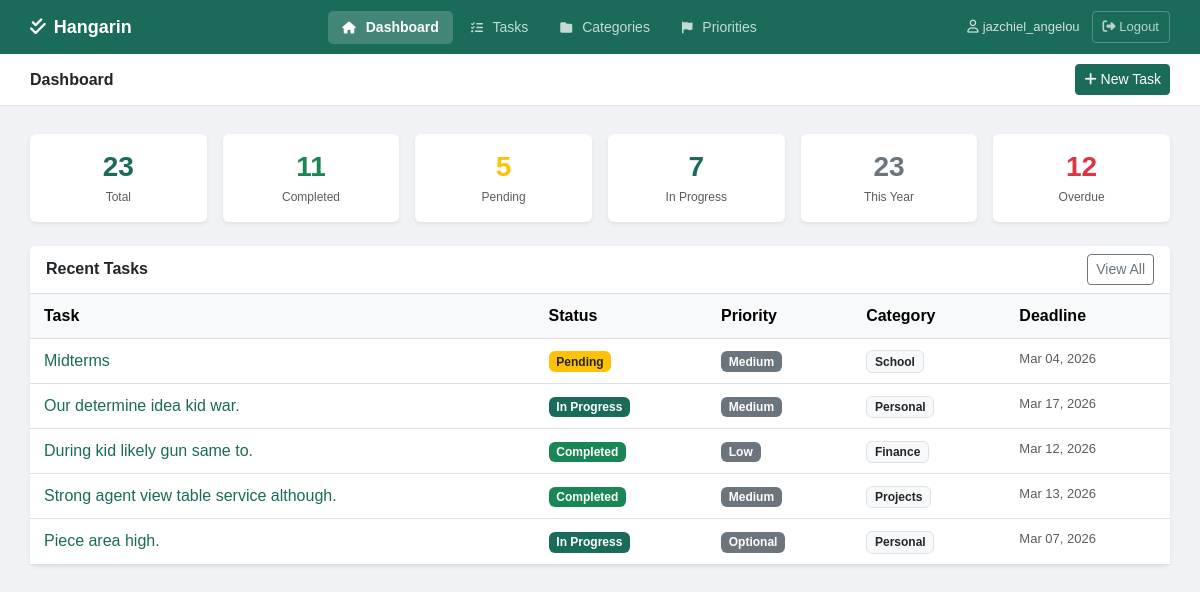
Screenshot of / (signed in) with the database file from the repository.
### tasks/models.py (models this page shows, shortened)
class BaseModel(models.Model):
    created_at = models.DateTimeField(auto_now_add=True)
    updated_at = models.DateTimeField(auto_now=True)
    class Meta:
        abstract = True

class Task(BaseModel):
    STATUS_CHOICES = [
        ("Pending", "Pending"),
        ("In Progress", "In Progress"),
        ("Completed", "Completed"),
    ]
    title = models.CharField(max_length=255)
    description = models.TextField(blank=True, null=True)
    deadline = models.DateTimeField(blank=True, null=True)
    status = models.CharField(
        max_length=50,
        choices=STATUS_CHOICES,
        default="Pending"
    )
    category = models.ForeignKey(Category, on_delete=models.SET_NULL, null=True, blank=True)
    priority = models.ForeignKey(Priority, on_delete=models.SET_NULL, null=True, blank=True)
    user = models.ForeignKey(User, on_delete=models.CASCADE, null=True, blank=True)
    class Meta:
        verbose_name = "Task"
        verbose_name_plural = "Tasks"

class Priority(BaseModel):
    name = models.CharField(max_length=100)
    class Meta:
        verbose_name = "Priority"
        verbose_name_plural = "Priorities"

class Category(BaseModel):
    name = models.CharField(max_length=100)
    class Meta:
        verbose_name = "Category"
        verbose_name_plural = "Categories"

### tasks/views.py (the view)
# urls.py: path('', views.dashboard, name='dashboard'),
@login_required
def dashboard(request):
    user_tasks = Task.objects.all() if request.user.is_superuser else Task.objects.filter(user=request.user)
    total_tasks = user_tasks.count()
    completed_tasks = user_tasks.filter(status='Completed').count()
    pending_tasks = user_tasks.filter(status='Pending').count()
    in_progress_tasks = user_tasks.filter(status='In Progress').count()
    current_year = timezone.now().year
    tasks_this_year = user_tasks.filter(created_at__year=current_year).count()
    recent_tasks = user_tasks.order_by('-created_at')[:5]
    overdue_tasks = user_tasks.filter(
        deadline__lt=timezone.now()
    ).exclude(status='Completed').count()
    context = {
        'total_tasks': total_tasks,
        'completed_tasks': completed_tasks,
        'pending_tasks': pending_tasks,
        'in_progress_tasks': in_progress_tasks,
        'tasks_this_year': tasks_this_year,
        'recent_tasks': recent_tasks,
        'overdue_tasks': overdue_tasks,
        'active_page': 'dashboard',
    }
    return render(request, 'tasks/dashboard.html', context)

### templates/tasks/dashboard.html (shortened to what this page needs)
{% extends 'tasks/base.html' %}
{% block page_title %}Dashboard{% endblock %}
{% block topbar_actions %}
<a href="{% url 'task_create' %}" class="btn btn-primary btn-sm">
    <i class="fa-solid fa-plus"></i> New Task
</a>
{% endblock %}
{% block content %}
<div class="row g-3 mb-4">
    <div class="col-6 col-md-4 col-lg-2">
        <div class="card text-center h-100 border-0 shadow-sm">
            <div class="card-body py-3">
                <h3 class="fw-bold mb-1" style="color:#1a6b5a;">{{ total_tasks }}</h3>
                <p class="text-muted mb-0" style="font-size:12px;">Total</p>
            </div>
        </div>
    </div>
    <div class="col-6 col-md-4 col-lg-2">
        <div class="card text-center h-100 border-0 shadow-sm">
            <div class="card-body py-3">
                <h3 class="fw-bold mb-1 text-success">{{ completed_tasks }}</h3>
                <p class="text-muted mb-0" style="font-size:12px;">Completed</p>
            </div>
        </div>
    </div>
    <div class="col-6 col-md-4 col-lg-2">
        <div class="card text-center h-100 border-0 shadow-sm">
            <div class="card-body py-3">
                <h3 class="fw-bold mb-1 text-warning">{{ pending_tasks }}</h3>
                <p class="text-muted mb-0" style="font-size:12px;">Pending</p>
            </div>
        </div>
    </div>
    <div class="col-6 col-md-4 col-lg-2">
        <div class="card text-center h-100 border-0 shadow-sm">
            <div class="card-body py-3">
                <h3 class="fw-bold mb-1" style="color:#1a6b5a;">{{ in_progress_tasks }}</h3>
                <p class="text-muted mb-0" style="font-size:12px;">In Progress</p>
            </div>
        </div>
    </div>
    <div class="col-6 col-md-4 col-lg-2">
        <div class="card text-center h-100 border-0 shadow-sm">
            <div class="card-body py-3">
                <h3 class="fw-bold mb-1 text-secondary">{{ tasks_this_year }}</h3>
                <p class="text-muted mb-0" style="font-size:12px;">This Year</p>
            </div>
        </div>
    </div>
    <div class="col-6 col-md-4 col-lg-2">
        <div class="card text-center h-100 border-0 shadow-sm">
            <div class="card-body py-3">
                <h3 class="fw-bold mb-1 text-danger">{{ overdue_tasks }}</h3>
                <p class="text-muted mb-0" style="font-size:12px;">Overdue</p>
            </div>
        </div>
    </div>
</div>
<div class="card border-0 shadow-sm">
    <div class="card-header bg-white d-flex justify-content-between align-items-center border-bottom">
        <span class="fw-semibold">Recent Tasks</span>
        <a href="{% url 'task_list' %}" class="btn btn-outline-secondary btn-sm">View All</a>
    </div>
    <div class="card-body p-0">
        {% if recent_tasks %}
        <div class="table-responsive">
            <table class="table table-hover mb-0">
                <thead class="table-light">
                    <tr>
                        <th>Task</th>
                        <th>Status</th>
                        <th>Priority</th>
                        <th>Category</th>
                        <th>Deadline</th>
                    </tr>
                </thead>
                <tbody>
                    {% for task in recent_tasks %}
                    <tr>
                        <td>
                            <a href="{% url 'task_detail' task.pk %}" class="text-decoration-none fw-medium" style="color:#1a6b5a;">{{ task.title }}</a>
                        </td>
                        <td>
                            {% if task.status == 'Completed' %}<span class="badge bg-success">Completed</span>
                            {% elif task.status == 'In Progress' %}<span class="badge" style="background-color:#1a6b5a;">In Progress</span>
                            {% else %}<span class="badge bg-warning text-dark">Pending</span>{% endif %}
                        </td>
                        <td>
                            {% if task.priority %}<span class="badge bg-secondary">{{ task.priority.name }}</span>
                            {% else %}<span class="text-muted">—</span>{% endif %}
                        </td>
                        <td>
                            {% if task.category %}<span class="badge bg-light text-dark border">{{ task.category.name }}</span>
                            {% else %}<span class="text-muted">—</span>{% endif %}
                        </td>
                        <td class="text-muted" style="font-size:13px;">
                            {% if task.deadline %}{{ task.deadline|date:"M d, Y" }}{% else %}—{% endif %}
                        </td>
                    </tr>
                    {% endfor %}
                </tbody>
            </table>
        </div>
        {% else %}
        <div class="text-center py-5 text-muted">
            <i class="fa-solid fa-inbox fa-2x mb-3 d-block opacity-25"></i>
            <p>No tasks yet. <a href="{% url 'task_create' %}" style="color:#1a6b5a;">Create one!</a></p>
        </div>
        {% endif %}
    </div>
</div>
{% endblock %}

### templates/tasks/base.html (shortened to what this page needs)
<!DOCTYPE html>
<html lang="en">
<head>
    <link href="https://cdn.jsdelivr.net/npm/bootstrap@5.3.0/dist/css/bootstrap.min.css" rel="stylesheet">
    <link rel="stylesheet" href="https://cdnjs.cloudflare.com/ajax/libs/font-awesome/6.5.0/css/all.min.css">
</head>
<body>
<div class="top-navbar">
    <a href="{% url 'dashboard' %}" class="brand">
        <i class="fa-solid fa-check-double"></i> Hangarin
    </a>
    <nav>
        <a href="{% url 'dashboard' %}" class="nav-item {% if active_page == 'dashboard' %}active{% endif %}">
            <i class="fa-solid fa-house"></i> Dashboard
        </a>
        <a href="{% url 'task_list' %}" class="nav-item {% if active_page == 'tasks' %}active{% endif %}">
            <i class="fa-solid fa-list-check"></i> Tasks
        </a>
        <a href="{% url 'category_list' %}" class="nav-item {% if active_page == 'categories' %}active{% endif %}">
            <i class="fa-solid fa-folder"></i> Categories
        </a>
        <a href="{% url 'priority_list' %}" class="nav-item {% if active_page == 'priorities' %}active{% endif %}">
            <i class="fa-solid fa-flag"></i> Priorities
        </a>
    </nav>
    <div class="user-area">
        {% if user.is_authenticated %}
        <span><i class="fa-regular fa-user" style="margin-right:4px;"></i>{{ user.username }}</span>
        <form method="post" action="{% url 'logout' %}" style="margin:0;padding:0;">
            <button type="submit" class="logout-btn">
                <i class="fa-solid fa-right-from-bracket"></i> Logout
            </button>
        </form>
        {% endif %}
    </div>
</div>
<div class="subbar">
    <h5>{% block page_title %}Dashboard{% endblock %}</h5>
    <div>{% block topbar_actions %}{% endblock %}</div>
</div>
<div class="content-area">
    {% block content %}{% endblock %}
</div>
</body>
</html>

### templates/tasks/base.html (style rules this page uses)
body { background-color: #f0f2f5; font-family: Arial, sans-serif; min-height: 100vh; }
.top-navbar { background-color: #1a6b5a; padding: 0 30px; height: 54px; display: flex; align-items: center; justify-content: space-between; position: sticky; top: 0; z-index: 100; }
.top-navbar .brand { color: white; font-size: 18px; font-weight: 700; text-decoration: none; display: flex; align-items: center; gap: 8px; }
.top-navbar nav { display: flex; align-items: center; gap: 4px; }
.top-navbar .nav-item { color: rgba(255,255,255,0.75); text-decoration: none; padding: 6px 14px; border-radius: 5px; font-size: 14px; transition: all 0.15s; }
.top-navbar .nav-item.active { background-color: rgba(255,255,255,0.18); color: white; font-weight: 600; }
.top-navbar .nav-item i { margin-right: 6px; font-size: 12px; }
.top-navbar .user-area { display: flex; align-items: center; gap: 12px; color: rgba(255,255,255,0.8); font-size: 13px; }
.top-navbar .logout-btn { color: rgba(255,255,255,0.7); text-decoration: none; font-size: 13px; padding: 5px 10px; border: 1px solid rgba(255,255,255,0.25); border-radius: 4px; transition: all 0.15s; background: transparent; cursor: pointer; font-family: Arial, sans-serif; }
.subbar { background-color: white; border-bottom: 1px solid #dee2e6; padding: 10px 30px; display: flex; justify-content: space-between; align-items: center; }
.subbar h5 { margin: 0; font-size: 16px; font-weight: 600; color: #212529; }
.content-area { padding: 28px 30px; max-width: 1200px; }
.btn-primary { background-color: #1a6b5a; border-color: #1a6b5a; }
.table > :not(caption) > * > * { padding: 10px 14px; }

### rows the page displays
Task: title "Midterms", status "Pending", priority.name "Medium", category.name "School", deadline "Mar 04, 2026"
Task: title "Our determine idea kid war.", status "In Progress", priority.name "Medium", category.name "Personal", deadline "Mar 17, 2026"
Task: title "During kid likely gun same to.", status "Completed", priority.name "Low", category.name "Finance", deadline "Mar 12, 2026"
Task: title "Strong agent view table service although.", status "Completed", priority.name "Medium", category.name "Projects", deadline "Mar 13, 2026"
Task: title "Piece area high.", status "In Progress", priority.name "Optional", category.name "Personal", deadline "Mar 07, 2026"

### other values shown
{{ user.username }} "jazchiel_angelou"
{{ total_tasks }} "23"
{{ completed_tasks }} "11"
{{ pending_tasks }} "5"
{{ in_progress_tasks }} "7"
{{ tasks_this_year }} "23"
{{ overdue_tasks }} "12"
